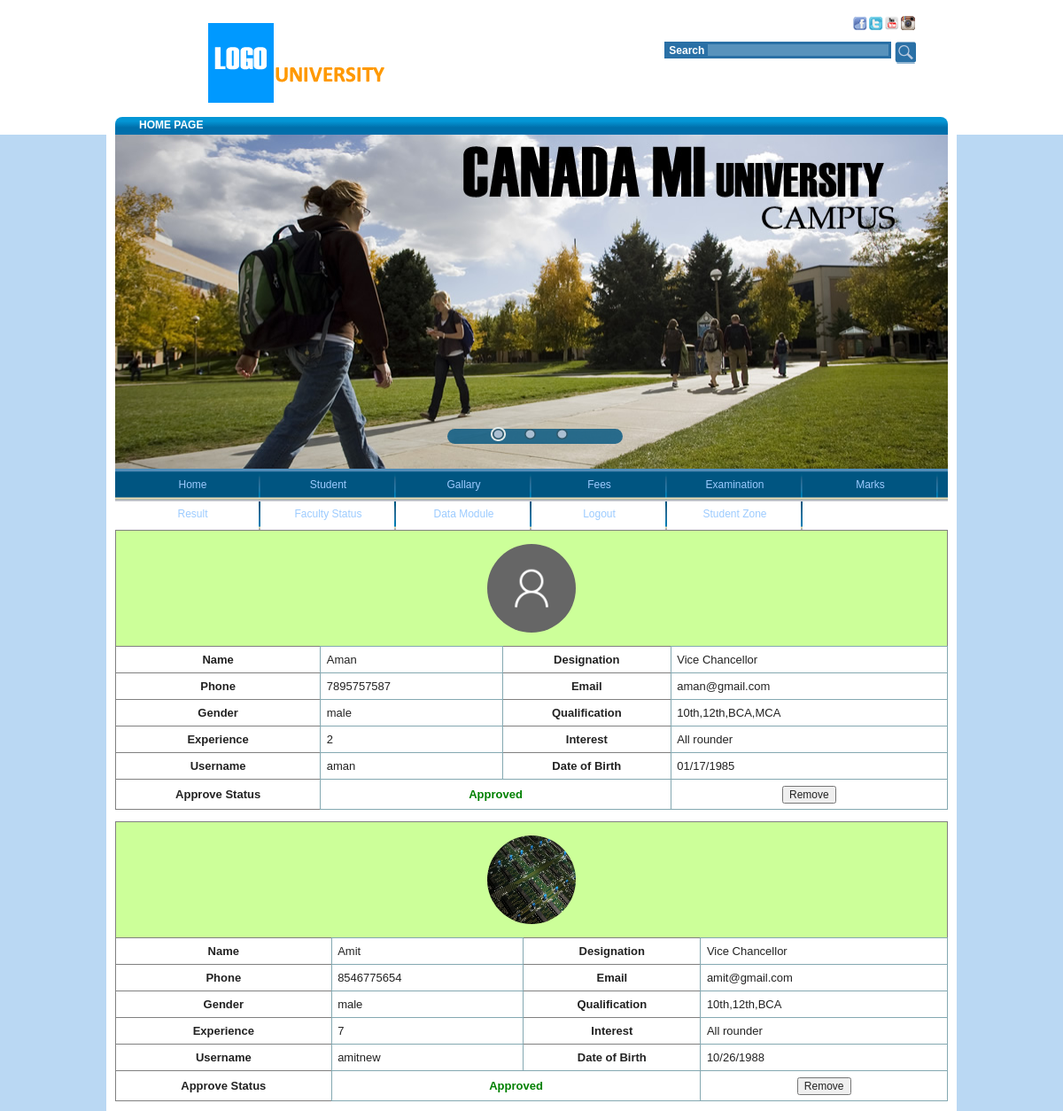
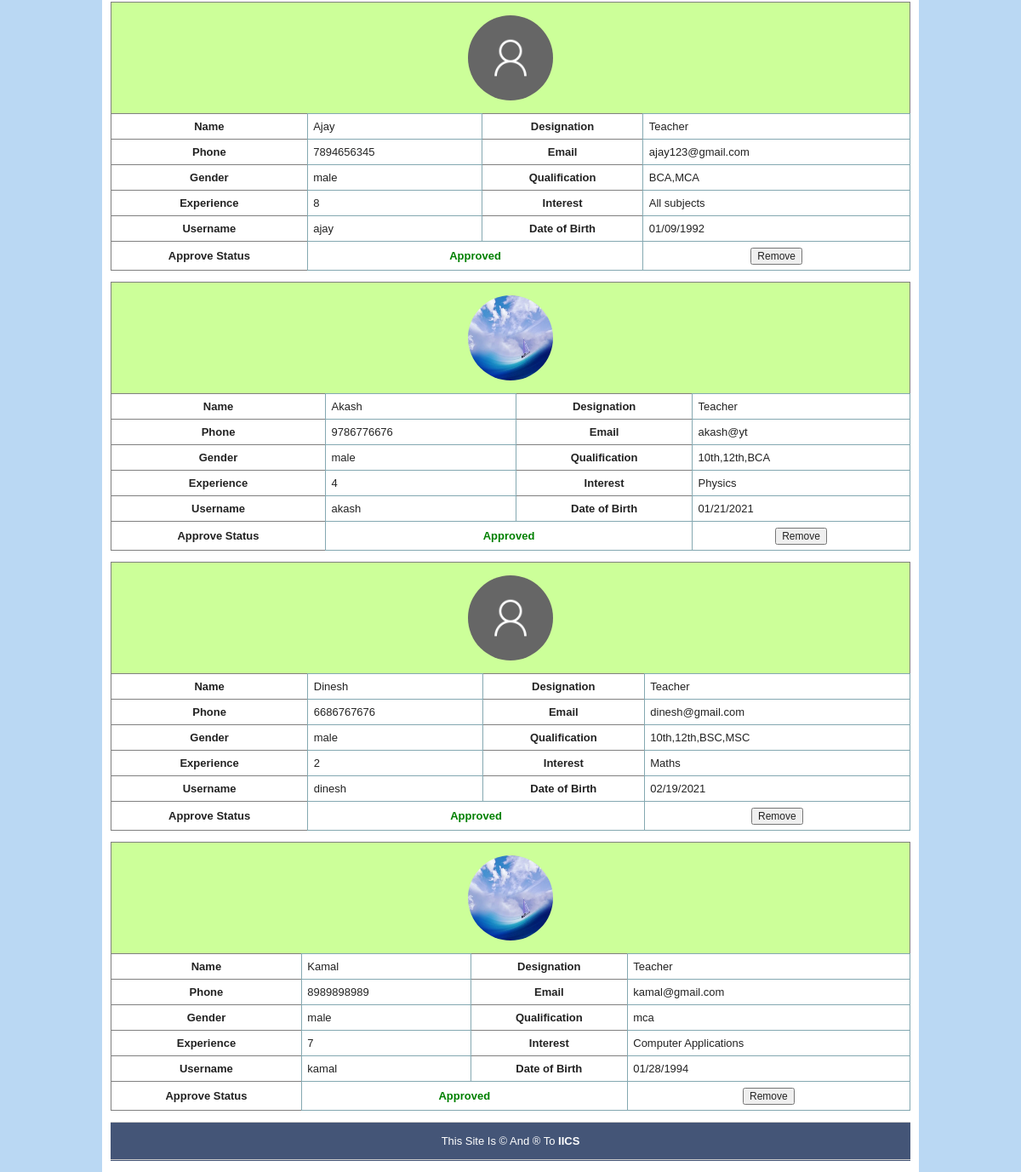
The page /user_details.php (signed in) on the database its author committed (2 pictures, top to bottom).
### tables this page shows
CREATE TABLE `user` (
  `user_id` int(11) NOT NULL,
  `user_name` varchar(50) NOT NULL,
  `user_deg` varchar(50) NOT NULL,
  `user_phone` varchar(50) NOT NULL,
  `user_email` varchar(50) NOT NULL,
  `user_gen` varchar(57) NOT NULL,
  `user_qual` varchar(45) NOT NULL,
  `user_exp` varchar(78) NOT NULL,
  `user_interest` varchar(89) NOT NULL,
  `user_auth_name` varchar(45) NOT NULL,
  `user_dob` varchar(25) DEFAULT NULL,
  `user_pass` varchar(50) DEFAULT NULL,
  `user_image` varchar(50) DEFAULT NULL,
  `user_status` int(11) NOT NULL DEFAULT 0
);

### user_details.php (the view, shortened to what this page needs)
<?php
  if(isset($_SESSION['login_name'])){
	   include("includes/header.php");
	   $sql="SELECT *FROM user";
  }
  else{
	 include("includes/header4.php");
	 $sql="SELECT * FROM `user` WHERE user_auth_name='$_SESSION[user_login]'";
  }
 ?>
         <?php
	          include("includes/db_connect.php");
			  $rs=mysqli_query($con,$sql) or die(mysqli_error($con));
			  $sn=0;
			  while($data=mysqli_fetch_assoc($rs)){
	     ?>
  <table border="1" width="1275" >
     <tr style="background:#CCFF99;">
	    <th colspan="4" ><a href="uploads/<?=$data['user_image']?>"><img src="uploads/<?=$data['user_image']?>" height="100" width="100" style="border-radius:50%;margin:15px;"></a>
	 </tr>
     <tr>
	    <th>Name</th>
		  <td><?php echo $data['user_name'];?></td>
        <th>Designation</th>
		  <td><?=$data['user_deg']?></td>
	 </tr>
	 <tr>
        <th>Phone</th>
		  <td><?=$data['user_phone']?></td>
        <th>Email</th>
	      <td><?php echo $data['user_email'];?></td>
	</tr>
	<tr>
        <th>Gender</th>
		  <td><?php echo $data['user_gen'];?></td>
        <th>Qualification</th>
	      <td><?php echo $data['user_qual'];?></td>
	</tr>
	<tr>
        <th>Experience</th>
		  <td><?php echo $data['user_exp'];?></td>
        <th>Interest</th>
	      <td><?php echo $data['user_interest'];?></td>
	</tr>
	<tr>
        <th>Username</th>
		  <td id="user_id" name="user_id"><?php echo $data['user_auth_name'];?></td>
        <th>Date of Birth</th>
	      <td><?php echo $data['user_dob'];?></td>
    </tr>
	<tr align="center">
	  <th >Approve Status</th>
	  <td style="font-weight:bolder;" colspan="2" width="100" class="status" name="status"><?php if($data['user_status']){ echo "<font color=green>Approved</font>";}else{ echo "<font color=red>Waiting For Approval</font>";} ?></td>
	  <td><?php if(isset($_SESSION['login_name'])){ echo "<a href='javascript:approve($data[user_id],$sn)'><button class=btn name=btn>";if($data['user_status']==0){echo "Approve";}else{ echo "Remove";}"</button></a>";}?></td>
	</tr>
	<?php $sn++;} ?>
  </table>
<?php include("includes/footer.php");?>

### css/mystyle.css (style rules this page uses)
table { border-collapse:collapse; }

### css/style2.css (style rules this page uses)
html,body,div,span,applet,object,iframe,h1,h2,h3,h4,h5,h6,p,blockquote,pre,a,abbr,acronym,address,big,cite,code,del,dfn,em,font,img,ins,kbd,q,s,samp,small,strike,strong,sub,sup,tt,var,b,u,i,center,dl,dt,dd,ol,ul,li,fieldset,form,input,select,textarea,label,legend { margin:0px;padding:0px;border:0px;outline:0px;font-size:100%;vertical-align:baseline;background:transparent;line-height:inherit; }
table,caption,tbody,tfoot,thead,tr,th,td { margin:0px;padding:0px;outline:0px;font-size:100%;vertical-align:baseline;background:transparent;line-height:inherit; }
table { border-collapse:collapse;border-spacing:0px; }
input,select,textarea,body { font:13px/20px "Helvetica Neue",Helvetica,Arial,sans-serif; }
table { width:100%;margin:0px 0px 20px; }
table th,table td { vertical-align:middle; }

### css/style4.css (style rules this page uses)
body { max-width:540px; }

### rows shown on the page
user: user_image (placeholder picture), user_name "Aman", user_deg "Vice Chancellor", user_phone "7895757587", user_email "aman@gmail.com", user_gen "male", user_qual "10th,12th,BCA,MCA", user_exp "2", user_interest "All rounder", user_auth_name "aman", user_dob "01/17/1985", user_status "Approved"
user: user_image (picture), user_name "Amit", user_deg "Vice Chancellor", user_phone "8546775654", user_email "amit@gmail.com", user_gen "male", user_qual "10th,12th,BCA", user_exp "7", user_interest "All rounder", user_auth_name "amitnew", user_dob "10/26/1988", user_status "Approved"
user: user_image (placeholder picture), user_name "Ajay", user_deg "Teacher", user_phone "7894656345", user_email "ajay123@gmail.com", user_gen "male", user_qual "BCA,MCA", user_exp "8", user_interest "All subjects", user_auth_name "ajay", user_dob "01/09/1992", user_status "Approved"
user: user_image (picture), user_name "Akash", user_deg "Teacher", user_phone "9786776676", user_email "akash@yt", user_gen "male", user_qual "10th,12th,BCA", user_exp "4", user_interest "Physics", user_auth_name "akash", user_dob "01/21/2021", user_status "Approved"
user: user_image (placeholder picture), user_name "Dinesh", user_deg "Teacher", user_phone "6686767676", user_email "dinesh@gmail.com", user_gen "male", user_qual "10th,12th,BSC,MSC", user_exp "2", user_interest "Maths", user_auth_name "dinesh", user_dob "02/19/2021", user_status "Approved"
user: user_image (picture), user_name "Kamal", user_deg "Teacher", user_phone "8989898989", user_email "kamal@gmail.com", user_gen "male", user_qual "mca", user_exp "7", user_interest "Computer Applications", user_auth_name "kamal", user_dob "01/28/1994", user_status "Approved"
